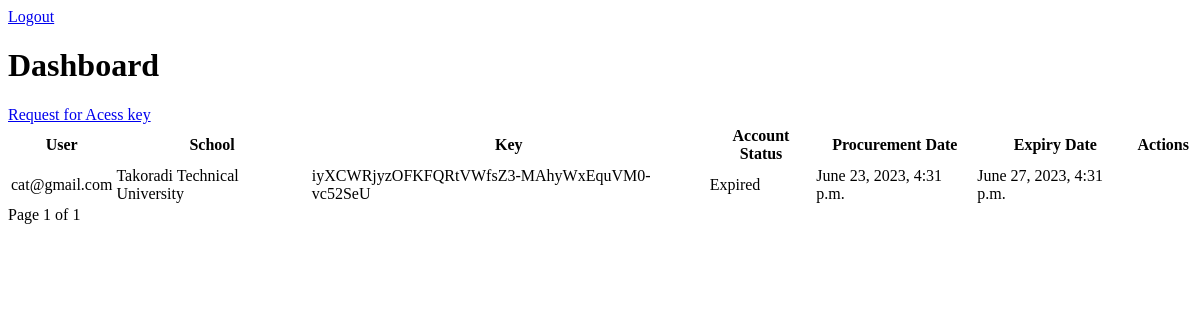
Page /key/2/list/ (signed in) on the earlier database version.
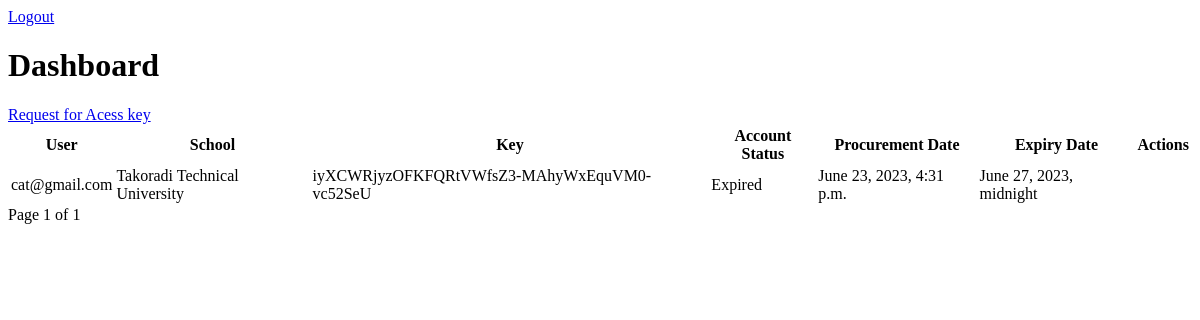
Same page on the later database version.
### management/models.py (models this page shows, shortened)
class Key(models.Model):
    user = models.ForeignKey(CustomUser, on_delete=models.CASCADE)
    ACTIVE = 'active'
    EXPIRED = 'expired'
    REVOKED = 'revoked'
    status = models.CharField(max_length=10, choices=(
        (ACTIVE, 'Active'),
        (EXPIRED, 'Expired'),
        (REVOKED, 'Revoked'),
    ), default= ACTIVE)
    key = models.CharField(max_length=32)
    date_of_procurement = models.DateTimeField(auto_now_add=True)
    expiry_date = models.DateTimeField()
    school = models.ForeignKey('School', on_delete=models.CASCADE,null=True,blank=True)

class School(models.Model):
    name= models.CharField(max_length= 255)
    user = models.ForeignKey(CustomUser, on_delete=models.CASCADE)
    def __str__(self):
        return f'{self.name}'

### management/views.py (the view)
# urls.py: path('<int:pk>/list/', School_key_view, name='school_key_view'),
@login_required
def School_key_view(request, pk):
    user = request.user
    school = get_object_or_404(School, id=pk)
    key = Key.objects.filter(school=school).order_by('date_of_procurement')
    paginator = Paginator(key, 5)
    page_number = request.GET.get('page')
    page_object = paginator.get_page(page_number)
    time = timezone.now()
    return render(request, 'school/dashboard.html', {'school':school, 'user':user, 'page_obj': page_object, 'time':time})

### management/templates/school/dashboard.html (shortened to what this page needs)
<html>
<head>
</head>
<body>
    <span><a href="{% url 'account:logout' %}">Logout</a></span>
    <h1>Dashboard</h1>
    <span><a href="{% url 'management:key_request' school.pk %}">Request for Acess key</a></span>
        <table>
        <tr>
            <th>User</th>
            <th>School</th>
            <th>Key</th>
            <th>Account Status</th>
            <th>Procurement Date</th>
            <th>Expiry Date</th>
            {% if user.is_superuser %}
              <th>Actions</th>
            {% endif %}
        </tr>
    {% for access_key in page_obj %}
        <tr>
            <td>{{user}}</td>
            <td>{{ access_key.school }}</td>
            <td>{{ access_key.key }}</td>
            <td>
                {% if access_key.expiry_date < time %}
                    Expired
                {% else %}
                    {{ access_key.status }}
                {% endif %}
            </td>
            <td>{{ access_key.date_of_procurement }}</td>
            <td>{{ access_key.expiry_date }}</td>
        </tr>
    {% endfor %}
</table>
    <div class="pagination">
        <span class="step-links">
            <span class="current">
                Page {{ page_obj.number }} of {{ page_obj.paginator.num_pages }}
            </span>
        </span>
    </div>
</body>
</html>

Differences in the rows shown:
changed Key "iyXCWRjyzOFKFQRtVWfsZ3-MAhyWxEquVM0-vc52SeU": expiry_date "June 27, 2023, 4:31 p.m." → "June 27, 2023, midnight"
